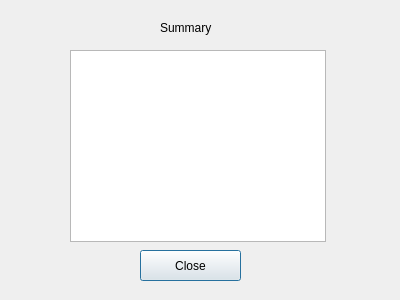
<?xml version="1.0" encoding="UTF-8"?>
<ui version="4.0">
 <class>Dialog</class>
 <widget class="QDialog" name="Dialog">
  <property name="geometry">
   <rect>
    <x>0</x>
    <y>0</y>
    <width>400</width>
    <height>300</height>
   </rect>
  </property>
  <property name="windowTitle">
   <string>Dialog</string>
  </property>
  <widget class="QTableView" name="tableView">
   <property name="geometry">
    <rect>
     <x>70</x>
     <y>50</y>
     <width>256</width>
     <height>192</height>
    </rect>
   </property>
  </widget>
  <widget class="QPushButton" name="btn_close">
   <property name="geometry">
    <rect>
     <x>140</x>
     <y>250</y>
     <width>101</width>
     <height>31</height>
    </rect>
   </property>
   <property name="text">
    <string>Close</string>
   </property>
  </widget>
  <widget class="QLabel" name="label">
   <property name="geometry">
    <rect>
     <x>160</x>
     <y>20</y>
     <width>101</width>
     <height>16</height>
    </rect>
   </property>
   <property name="text">
    <string>Summary</string>
   </property>
  </widget>
 </widget>
 <resources/>
 <connections/>
</ui>
